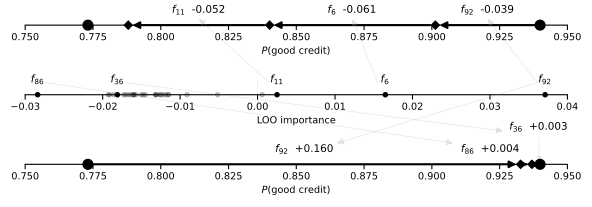

The script that saved this image:
#!/usr/bin/env python3
"""Plot row-level intervention diagram from precomputed data.

Reads row_intervention_data.json (produced by compute_row_intervention_data.py).
No GPU needed.

Usage:
    python scripts/paper/sec4/row_intervention_figure.py
"""
import json
import matplotlib.pyplot as plt
import numpy as np
from pathlib import Path

DATA_FILE = Path(__file__).parent / "row_intervention_data.json"
OUTPUT_DIR = Path(__file__).parent

# Paper repo path
PAPER_FIGURES = Path("/Users/brian/src/tabular_embedding_paper/figures")


def main():
    with open(DATA_FILE) as f:
        d = json.load(f)

    p_strong = d["p_strong"]
    p_weak = d["p_weak"]
    ab_feats = d["ablation"]["features"]
    ab_preds = d["ablation"]["step_preds"]
    tr_feats = d["transfer"]["features"]
    tr_preds = d["transfer"]["step_preds"]
    pool = [(p["feature"], p["importance"]) for p in d["pool"]]

    ablation_feats = set(ab_feats)
    transfer_feats = set(tr_feats)
    pool_dict = {f: imp for f, imp in pool}

    c = "black"
    fs_label = 7.5
    pred_xlim = (0.75, 0.95)
    pool_xlim = (-0.03, 0.04)
    pred_xlabel = "$P(\\mathrm{good\\ credit})$"
    y = 0.5

    fig, axes = plt.subplots(3, 1, figsize=(7, 2.2),
                             gridspec_kw={"hspace": 1.3,
                                          "height_ratios": [1, 1, 1]})

    def setup_axis(ax, xlim, xlabel):
        ax.set_xlim(xlim)
        ax.set_ylim(0, 1)
        ax.set_yticks([])
        for sp in ["top", "left", "right"]:
            ax.spines[sp].set_visible(False)
        ax.spines["bottom"].set_position(("axes", 0.5))
        ax.tick_params(axis="x", labelsize=7, pad=2)
        ax.set_xlabel(xlabel, fontsize=7, labelpad=3)

    # ── Ablation ──
    ax = axes[0]
    setup_axis(ax, pred_xlim, pred_xlabel)
    ax.plot(p_strong, y, "o", color=c, ms=7, zorder=10, clip_on=False)
    ax.plot(p_weak, y, "o", color=c, ms=7, zorder=10, clip_on=False)

    prev = p_strong
    for feat, pred in zip(ab_feats, ab_preds):
        delta = pred - prev
        mid = (prev + pred) / 2
        ax.annotate("", xy=(pred, y), xytext=(prev, y),
                    arrowprops=dict(arrowstyle="-|>", color=c, lw=1.5,
                                    shrinkA=4, shrinkB=3))
        ax.plot(pred, y, "D", color=c, ms=4, zorder=8, clip_on=False)
        ax.annotate(f"$f_{{{feat}}}$  {delta:+.03f}", (mid, y),
                    xytext=(0, 8), textcoords="offset points",
                    ha="center", fontsize=fs_label, color=c)
        prev = pred

    # ── Pool ──
    ax = axes[1]
    setup_axis(ax, pool_xlim, "LOO importance")
    for feat, imp in pool:
        selected = feat in ablation_feats or feat in transfer_feats
        alpha = 1.0 if selected else 0.2
        ax.plot(imp, y, "o", color=c, ms=3, zorder=3, clip_on=False,
                alpha=alpha)
        if selected:
            label = f"$f_{{{feat}}}$"
            ax.annotate(label, (imp, y), xytext=(0, 8),
                        textcoords="offset points", ha="center",
                        fontsize=fs_label, color=c, fontweight="bold")
    ax.axvline(0, color=c, lw=0.4, ls=":", alpha=0.3)

    # ── Transfer ──
    ax = axes[2]
    setup_axis(ax, pred_xlim, pred_xlabel)
    ax.plot(p_weak, y, "o", color=c, ms=7, zorder=10, clip_on=False)
    ax.plot(p_strong, y, "o", color=c, ms=7, zorder=10, clip_on=False)

    if tr_preds:
        prev = p_weak
        for i, (feat, pred) in enumerate(zip(tr_feats, tr_preds)):
            delta = pred - prev
            mid = (prev + pred) / 2
            ax.annotate("", xy=(pred, y), xytext=(prev, y),
                        arrowprops=dict(arrowstyle="-|>", color=c, lw=1.5,
                                        shrinkA=4, shrinkB=3))
            ax.plot(pred, y, "D", color=c, ms=4, zorder=8, clip_on=False)
            if i == 1:  # f_86: right-align to its diamond (prev is f_86's diamond)
                ax.annotate(f"$f_{{{feat}}}$  {delta:+.03f}", (prev, y),
                            xytext=(0, 8), textcoords="offset points",
                            ha="right", fontsize=fs_label, color=c)
            elif i == 2:  # f_36: raised to avoid overlap with f_86
                ax.annotate(f"$f_{{{feat}}}$  {delta:+.03f}", (pred, y),
                            xytext=(0, 24), textcoords="offset points",
                            ha="center", fontsize=fs_label, color=c,
                            arrowprops=dict(arrowstyle="-|>,head_length=0.4,head_width=0.2",
                                            color="#999999",
                                            lw=0.6, alpha=0.2, linestyle="-",
                                            shrinkA=1, shrinkB=2))
            else:
                ax.annotate(f"$f_{{{feat}}}$  {delta:+.03f}", (mid, y),
                            xytext=(0, 8), textcoords="offset points",
                            ha="center", fontsize=fs_label, color=c)
            prev = pred

    # ── Cross-panel arrows ──
    # Use ConnectionPatch which handles cross-axes coordinates correctly
    # regardless of bbox_inches="tight"
    from matplotlib.patches import ConnectionPatch
    arrow_col = "#999999"
    arrow_alpha = 0.2

    cross_arrows = []
    # Compute midpoints for ablation labels (where the f_* text sits)
    ab_mids = []
    prev = p_strong
    for pred in ab_preds:
        ab_mids.append((prev + pred) / 2)
        prev = pred

    # Small x-offset to start arrows just left of the label text
    label_offset = 0.001  # in pool axis data coords

    for i, feat in enumerate(ab_feats):
        if feat not in pool_dict:
            continue
        imp = pool_dict[feat]
        mid = ab_mids[i]
        start_x = imp - label_offset
        con = ConnectionPatch(
            xyA=(start_x, 0.9), coordsA=axes[1].transData,
            xyB=(mid, 0.7), coordsB=axes[0].transData,
            arrowstyle="-|>", color=arrow_col, lw=0.6,
            alpha=arrow_alpha, linestyle="-")
        fig.add_artist(con)
        cross_arrows.append(con)

    # Compute label anchor positions for transfer annotations
    # f_92 (i=0): centered on mid
    # f_86 (i=1): right-aligned to prev (label center is left of prev)
    # f_36 (i=2): centered on mid, raised
    tr_label_xs = []
    prev_t = p_weak
    for i, pred in enumerate(tr_preds):
        mid = (prev_t + pred) / 2
        if i == 1:
            tr_label_xs.append(prev_t)  # right-aligned to prev, arrow to left of that
        else:
            tr_label_xs.append(mid)
        prev_t = pred

    for i, feat in enumerate(tr_feats):
        if feat not in pool_dict:
            continue
        imp = pool_dict[feat]
        label_x = tr_label_xs[i]
        if i == 0:  # f_92: shared with ablation, same start point (left of label)
            start_x = imp - label_offset
            end_x = label_x + 0.012  # right of centered label
            end_y = 1.2
        elif i == 1:  # f_86: start right of label, end left of right-aligned text
            start_x = imp + label_offset
            end_x = label_x - 0.025
            end_y = 1.2
        else:  # f_36: start right of label, end left of raised centered text
            start_x = imp + label_offset
            end_x = label_x - 0.012
            end_y = 1.6
        con = ConnectionPatch(
            xyA=(start_x, 0.9), coordsA=axes[1].transData,
            xyB=(end_x, end_y), coordsB=axes[2].transData,
            arrowstyle="-|>", color=arrow_col, lw=0.6,
            alpha=arrow_alpha, linestyle="-")
        fig.add_artist(con)
        cross_arrows.append(con)

    paper_output = PAPER_FIGURES / "4_results" / "row_intervention_figure.pdf"
    paper_output.parent.mkdir(parents=True, exist_ok=True)
    for path in (OUTPUT_DIR / "row_intervention_figure.pdf", paper_output):
        plt.savefig(path, bbox_inches="tight", dpi=300,
                    bbox_extra_artists=cross_arrows)
        print(f"Saved {path}")


if __name__ == "__main__":
    main()
